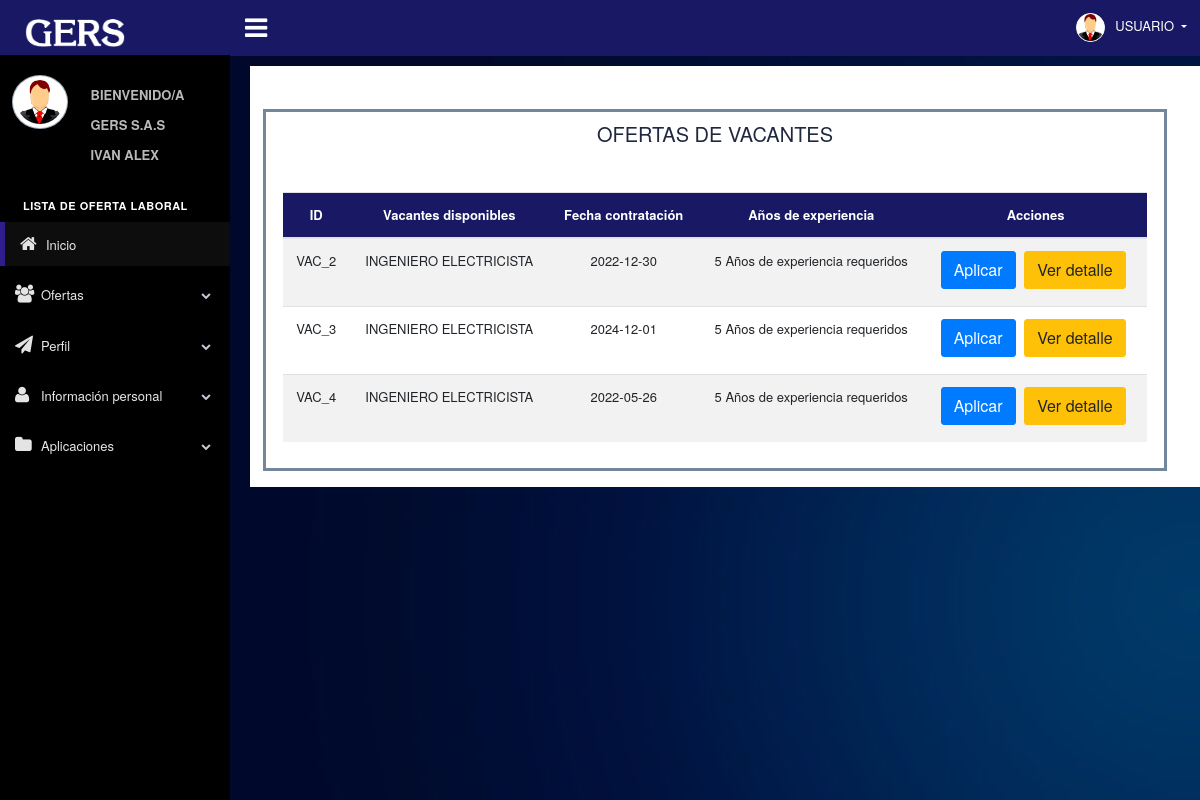
/web/indexUsu.php?modulo=Usuario&controlador=Ofertas&funcion=consult (signed in), run on the app's committed database.
### tables this page shows
CREATE TABLE `tbl_vacante` (
  `id_vacante` int(100) NOT NULL,
  `vac_nombre` varchar(50) NOT NULL,
  `vac_descripcion` varchar(3000) NOT NULL,
  `vac_jornada_laboral` varchar(50) NOT NULL,
  `vac_tipo_contrato` varchar(30) NOT NULL,
  `vac_salario` varchar(50) NOT NULL,
  `vac_fecha` date NOT NULL,
  `vac_años_xp` int(10) NOT NULL,
  `vac_educacion` varchar(60) NOT NULL,
  `id_estadovacante` int(10) NOT NULL,
  `vac_publicacion` timestamp NOT NULL DEFAULT current_timestamp() ON UPDATE current_timestamp(),
  `vac_correosclientes` int(10) DEFAULT NULL
);

### controller/Usuario/OfertasController.php (called while the page is built, shortened)
<?php
Class OfertasController
{
    public function consult(){
        $obj= new OfertasVacantesModel();
        $sql="SELECT * FROM tbl_vacante WHERE id_estadovacante='1'";
        $aplicaciones=$obj->consult($sql);
        $sql="SELECT * FROM tbl_formacion WHERE usu_id='".$_SESSION['idUser']."'";
        $formacion=$obj->consult($sql);
        $rowformacion=$formacion->num_rows;
        $sql="SELECT * FROM tbl_historial_de_trabajo WHERE usu_id='".$_SESSION['idUser']."'";
        $historialaboral=$obj->consult($sql);
        $rowhistorial=$historialaboral->num_rows;
        $sql="SELECT usu_hojadevida FROM tbl_usuario WHERE usu_id='".$_SESSION['idUser']."'";
        $hojadevida=$obj->consult($sql);
        $rowhojadevida=$hojadevida->num_rows;
        include_once '../view/Usuario/Oferta/OfertasVacantes.php';
    }
}
?>

### lib/conf/conf.php (called while the page is built)
<?php
    $server="localhost";
    $user="BUGIVAN";
    $pass="gers1999";
    $database="gestorbd";
    $port="3306";
?>

### lib/conf/connection.php (called while the page is built, shortened)
<?php
    class Connection
    {
        private $server;
        private $user;
        private $pass;
        private $database;
        private $link;
        private function setConnect(){
            require_once 'conf.php';
            $this->server=$server;
            $this->user=$user;
            $this->pass=$pass;
            $this->database=$database;
        }
        private function connect(){
            $this->link=mysqli_connect($this->server,$this->user,$this->pass,$this->database);
        }
        public function getConnect(){
            return $this->link;
        }
    }
?>

### model/MasterModel.php (called while the page is built, shortened)
<?php
    include_once '../lib/conf/connection.php';
    class MasterModel extends Connection{
        public function consult($sql){
            $result=mysqli_query($this->getConnect(),$sql);
            return $result;
        }
    }
?>

### view/Usuario/Oferta/OfertasVacantes.php (the view, shortened to what this page needs)
<br>
<br>
<div class="col-md-12 col-sm-12">
<?php  if ($rowformacion==0 or $rowhistorial==0 or $rowhojadevida==0){
    echo "<h5 class='from-control'>No tiene registrada información necesaria para poder aplicar a una vacante ejm: registrar hoja de vida, registrar formacion y/o registrar experiencia laboral</h5>";
}else{
?>
    <div class="x_content">
        <div class="x_panel">
            <div class="col-md-12 text-center titlesbig">
                <h5>OFERTAS DE VACANTES</h5>
            </div>
            <div class="row">
                <div class="col-sm-12">
                    <div class="card-box table-responsive">
                        <table id="data" class="table table-striped table-hover" style="width:100%;">
                            <thead style="background-color: #00113d; color:#fff;">
                                <tr>
                                    <th id="idtablas" class='text-center '>ID</th>
                                    <th class='text-center'>Vacantes disponibles</th>
                                    <th id="th_desc" class='text-center'>Fecha contratación</th>
                                    <th class='text-center'>Años de experiencia</th>
                                    <th id="th_desc" class='text-center'>Acciones</th>
                                </tr>
                            </thead>
                            <?php
                            foreach ($aplicaciones as $vac) {
                                echo "<tr>";
                                echo "<td class='text-center'>" . "VAC_" . $vac['id_vacante'] . "</td>";
                                echo "<td class='text-center'>" . $vac['vac_nombre'] . "</td>";
                                echo "<td class='text-center'>" . $vac['vac_fecha'] . "</td>";
                                echo "<td class='text-center'>" . $vac['vac_años_xp'] . " Años de experiencia requeridos</td>";
                                echo "<td class='text-center'>
                              <a class='btn btn-primary'  name='id_vacante' href='" . getUrl("Usuario", "Ofertas", "vistaAplicar", array("id_vacante" => $vac['id_vacante'])) . "'>Aplicar</a>
                              <a id='modaldetallevacante' class='btn btn-warning' value'' data-url='" . getUrl("Usuario", "Ofertas", "modaldetalle", array("id_vacante" => $vac['id_vacante']), "ajax") . "'>Ver detalle</a>
                              </td>";
                                echo  "</tr>";
                            }
                            ?>
                    </div>
                </div>
            </div>
        </div>
        <br>
        <br>
    </div>
</div>
</div>
<?php
}
?>

### view/partials/header.php (shortened to what this page needs)
<!DOCTYPE html>
<html lang="ES">
<head>
    <link href="vendors/bootstrap/dist/css/bootstrap.css" rel="stylesheet">
    <link href="vendors/font-awesome/css/font-awesome.min.css" rel="stylesheet">
    <link href="vendors/malihu-custom-scrollbar-plugin/jquery.mCustomScrollbar.min.css" rel="stylesheet" />
    <link rel="stylesheet" type="text/css" href="https://cdn.datatables.net/v/dt/dt-1.11.3/datatables.min.css" />
    <link href="build/css/custom.css" rel="stylesheet">
    <link href="build/css/Mantenimientocss.css" rel="stylesheet">
    <link rel="stylesheet" href="//cdn.jsdelivr.net/chartist.js/latest/chartist.min.css">
</head>

### web/indexUsu.php (shortened to what this page needs)
<?php
    include_once '../lib/helpersUsu.php';
    include_once '../view/partials/header.php';
    echo "<body class='nav-md'>";
        echo "<div class='container body'>";
            echo "<div class='main_container'>";
                include_once '../view/partials/sidebarUsu.php';
                include_once '../view/partials/navbarUsu.php';
                $fondo="background-image:url(images/electrica.jpg)";
                echo "<div class='right_col' role='main' style='".$fondo."'>";
                    echo "<div class='row'>";
                        echo "<div class='col-md-12 col-sm-12'>";
                        echo "<div class=''>";
                      include_once '../view/partials/fondoanimado.php';
                            if (isset($_GET['modulo'])) {
                                resolve();
                            }else{
                                include_once '../view/partials/content.php';
                            }
                            echo "</div>";
                        echo "</div>";
                    echo "</div>";
                echo "</div>";
            echo "</div>";
    echo "</body>";
    echo "</html>";
?>

### view/partials/sidebarUsu.php (shortened to what this page needs)
<div class="col-md-3 left_col menu_fixed">
    <div class="left_col scroll-view">
    <div class="navbar nav_title" style="border: 0;">
        <a href="indexUsu.php" class="site_title"><img src="images/Gers.png" data-estado="1" style="margin-left:15px;" width="100px" alt="logazo" id="logo"></a>
    </div>
    <div class="profile clearfix">
        <div class="profile_pic">
        <img src="images/administrador.png" alt="..." class="img-circle profile_img">
        </div >
        <div class="profile_info">
        <span class="">BIENVENIDO/A</span>
        <span class="">GERS S.A.S</span><br>
        <span><?php echo $_SESSION['nameUser'];?></span>
        </div>
    </div>
    <br />
    <div id="sidebar-menu" class="main_menu_side hidden-print main_menu">
        <div class="menu_section">
        <h3>LISTA DE OFERTA LABORAL</h3>
        <ul class="nav side-menu">
            <li><a href="indexUsu.php"><i class="fa fa-home"></i>Inicio </a>
            </li>
            <li><a><i class="fa fa-group"></i>Ofertas<span class="fa fa-chevron-down"></span></a>
            </li>
            <li><a><i class="fa fa-send"></i>Perfil<span class="fa fa-chevron-down"></span></a>
            </li>
            <li><a><i class="fa fa-user"></i>Información personal<span class="fa fa-chevron-down"></span></a>
            </li>
            <li><a><i class="fa fa-folder"></i>Aplicaciones<span class="fa fa-chevron-down"></span></a>
        </div>
       </div>
    </div>
</div>

### view/partials/navbarUsu.php (shortened to what this page needs)
<div class="top_nav">
    <div class="nav_menu">
        <div class="nav toggle">
            <a id="menu_toggle" class="menu"><i class="fa fa-bars text-white" class="menu"></i></a>
        </div>
        <nav class="nav navbar-nav">
        <ul class=" navbar-right">
            <li class="nav-item dropdown open " style="padding-left: 15px;">
            <a href="javascript:;" class="user-profile dropdown-toggle " aria-haspopup="true" id="navbarDropdown" data-toggle="dropdown" aria-expanded="false">
                <img src="images/administrador.png" id="imagenCircular" class="img-circle bg-white" alt=""><span class="text-white">USUARIO</span>
            </a>
            </li>
        </ul>
        </nav>
    </div>
</div>

### view/partials/fondoanimado.php (shortened to what this page needs)
<div class="fondo" >
</div>

### lib/helpersUsu.php (shortened to what this page needs)
<?php
    function getUrl($modulo,$controlador,$funcion,$parametro=false,$pagina=false){
        if ($pagina==false) {
            $pagina="indexUsu";
        }
        $url="$pagina.php?modulo=$modulo&controlador=$controlador&funcion=$funcion";
        if ($parametro!=false) {
            foreach ($parametro as $key => $valor) {
                $url.="&$key=$valor";
            }
        }
        return $url;
    }
    function resolve(){
        $modulo=ucwords($_GET['modulo']);
        $controlador=ucwords($_GET['controlador']);
        $funcion=$_GET['funcion'];
        if (is_dir("../controller/$modulo")) {
            if (file_exists("../controller/$modulo/".$controlador."Controller.php")) {
                $objeto=new $nombreClase();
                if (method_exists($objeto,$funcion)) {
                    $objeto->$funcion();
                }else{
                    echo "La funcion o metodo especificado no existe";
                }
            }else{
                echo "El controlador especificado no existe";
            }
        }else{
            echo "El modulo especificado no existe";
            echo "$modulo";
        }
    }
?>

### web/build/css/Mantenimientocss.css (style rules this page uses)
#menu_toggle { background-color: #181864; }
.nav_title { background-color: #181864; }
th { background-color: #181864; }
.table { font-weight: normal; }
.fondo { width: 100%; height: 100%; z-index: 0; position: absolute; margin-bottom: 40px; overflow: hidden; background-color: white; }
.titlesbig { font-weight: bolder; }
html { padding: 0; margin: 0; display: grid; }

### data on the page
tbl_vacante: id_vacante "2", vac_nombre "INGENIERO ELECTRICISTA", vac_fecha "2022-12-30", vac_años_xp "5"
tbl_vacante: id_vacante "3", vac_nombre "INGENIERO ELECTRICISTA", vac_fecha "2024-12-01", vac_años_xp "5"
tbl_vacante: id_vacante "4", vac_nombre "INGENIERO ELECTRICISTA", vac_fecha "2022-05-26", vac_años_xp "5"

### other printed values
$_SESSION['nameUser'] "IVAN ALEX"
